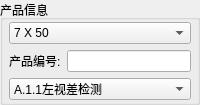
         <widget class="QGroupBox" name="groupBox_5">
          <property name="sizePolicy">
           <sizepolicy hsizetype="Preferred" vsizetype="Expanding">
            <horstretch>0</horstretch>
            <verstretch>0</verstretch>
           </sizepolicy>
          </property>
          <property name="minimumSize">
           <size>
            <width>0</width>
            <height>95</height>
           </size>
          </property>
          <property name="maximumSize">
           <size>
            <width>16777215</width>
            <height>200</height>
           </size>
          </property>
          <property name="title">
           <string>产品信息</string>
          </property>
          <layout class="QVBoxLayout" name="verticalLayout_25">
           <property name="spacing">
            <number>6</number>
           </property>
           <property name="leftMargin">
            <number>6</number>
           </property>
           <property name="topMargin">
            <number>2</number>
           </property>
           <property name="rightMargin">
            <number>6</number>
           </property>
           <property name="bottomMargin">
            <number>2</number>
           </property>
           <item>
            <widget class="QComboBox" name="productComboBox">
             <property name="sizePolicy">
              <sizepolicy hsizetype="Preferred" vsizetype="Minimum">
               <horstretch>0</horstretch>
               <verstretch>0</verstretch>
              </sizepolicy>
             </property>
             <property name="minimumSize">
              <size>
               <width>0</width>
               <height>21</height>
              </size>
             </property>
             <property name="maximumSize">
              <size>
               <width>16777215</width>
               <height>35</height>
              </size>
             </property>
             <item>
              <property name="text">
               <string>7 X 50</string>
              </property>
             </item>
             <item>
              <property name="text">
               <string>7 X 40</string>
              </property>
             </item>
             <item>
              <property name="text">
               <string>6 X 30</string>
              </property>
             </item>
            </widget>
           </item>
           <item>
            <layout class="QHBoxLayout" name="horizontalLayout">
             <item>
              <widget class="QLabel" name="label_44">
               <property name="sizePolicy">
                <sizepolicy hsizetype="Preferred" vsizetype="Fixed">
                 <horstretch>0</horstretch>
                 <verstretch>0</verstretch>
                </sizepolicy>
               </property>
               <property name="minimumSize">
                <size>
                 <width>0</width>
                 <height>0</height>
                </size>
               </property>
               <property name="maximumSize">
                <size>
                 <width>16777215</width>
                 <height>16777215</height>
                </size>
               </property>
               <property name="text">
                <string>产品编号:</string>
               </property>
              </widget>
             </item>
             <item>
              <widget class="QLineEdit" name="productIDLineEdit1">
               <property name="sizePolicy">
                <sizepolicy hsizetype="Expanding" vsizetype="Minimum">
                 <horstretch>0</horstretch>
                 <verstretch>0</verstretch>
                </sizepolicy>
               </property>
               <property name="minimumSize">
                <size>
                 <width>0</width>
                 <height>21</height>
                </size>
               </property>
               <property name="maximumSize">
                <size>
                 <width>16777215</width>
                 <height>35</height>
                </size>
               </property>
              </widget>
             </item>
            </layout>
           </item>
           <item>
            <widget class="QComboBox" name="detectItemComboBox">
             <property name="sizePolicy">
              <sizepolicy hsizetype="Preferred" vsizetype="Minimum">
               <horstretch>0</horstretch>
               <verstretch>0</verstretch>
              </sizepolicy>
             </property>
             <property name="minimumSize">
              <size>
               <width>0</width>
               <height>21</height>
              </size>
             </property>
             <property name="maximumSize">
              <size>
               <width>16777215</width>
               <height>35</height>
              </size>
             </property>
             <item>
              <property name="text">
               <string>A.1.1左视差检测</string>
              </property>
             </item>
             <item>
              <property name="text">
               <string>A.1.2右视差检测</string>
              </property>
             </item>
             <item>
              <property name="text">
               <string>A.2.1左视度调节范围检测</string>
              </property>
             </item>
             <item>
              <property name="text">
               <string>A.2.2右视度调节范围检测</string>
              </property>
             </item>
             <item>
              <property name="text">
               <string>A.3.1左视度零位偏差检测</string>
              </property>
             </item>
             <item>
              <property name="text">
               <string>A.3.2右视度零位偏差检测</string>
              </property>
             </item>
             <item>
              <property name="text">
               <string>A.4分划倾斜检测</string>
              </property>
             </item>
             <item>
              <property name="text">
               <string>A.5.1左像倾斜检测</string>
              </property>
             </item>
             <item>
              <property name="text">
               <string>A.5.2右像倾斜检测</string>
              </property>
             </item>
             <item>
              <property name="text">
               <string>A.6相对像倾斜检测</string>
              </property>
             </item>
             <item>
              <property name="text">
               <string>A.7光轴平行度检测</string>
              </property>
             </item>
             <item>
              <property name="text">
               <string>A.8.1左分辨力检测</string>
              </property>
             </item>
             <item>
              <property name="text">
               <string>A.8.2右分辨力检测</string>
              </property>
             </item>
             <item>
              <property name="text">
               <string>A.9.1左出瞳直径检测</string>
              </property>
             </item>
             <item>
              <property name="text">
               <string>A.9.2右出瞳直径检测</string>
              </property>
             </item>
             <item>
              <property name="text">
               <string>A.10瞳距适应范围检测</string>
              </property>
             </item>
             <item>
              <property name="text">
               <string>A.11.1左出瞳距离检测</string>
              </property>
             </item>
             <item>
              <property name="text">
               <string>A.11.2右出瞳距离检测</string>
              </property>
             </item>
             <item>
              <property name="text">
               <string>A.12.1左倍率检测</string>
              </property>
             </item>
             <item>
              <property name="text">
               <string>A.12.2右倍率检测</string>
              </property>
             </item>
             <item>
              <property name="text">
               <string>A.13倍率差检测</string>
              </property>
             </item>
             <item>
              <property name="text">
               <string>A.14.1左视场检测</string>
              </property>
             </item>
             <item>
              <property name="text">
               <string>A.14.2右视场检测</string>
              </property>
             </item>
             <item>
              <property name="text">
               <string>A.15.1左畸变检测</string>
              </property>
             </item>
             <item>
              <property name="text">
               <string>A.15.2右畸变检测</string>
              </property>
             </item>
            </widget>
           </item>
          </layout>
         </widget>
